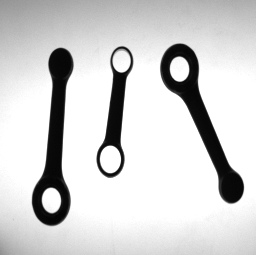
#> input picture data/TESI00.BMP, 256 x 255 px
$ jupyter execute solution.ipynb   (shell and % lines are left out)   (older library calls are emulated)
#> lines starting #> are read from the running program, lines starting #| are printed output that depends on the picture; after the words box and inside, x2 and y2 are one past the last pixel; in counts of white or black regions, pixels touching at a corner belong together
#> further down, image is the input picture: shape (255, 256); min 4, max 255, mean 208.4
[cell 1]
# import libraries
import numpy as np
from matplotlib import pyplot as plt
import cv2
import math

[cell 2]
task1_2_type_result = [
    {"name" : "TESI00.BMP", "types" : {"A" : 2, "B" : 1}},
    {"name" : "TESI01.BMP", "types" : {"A" : 2, "B" : 1}},
    {"name" : "TESI12.BMP", "types" : {"A" : 2, "B" : 1}},
    {"name" : "TESI21.BMP", "types" : {"A" : 1, "B" : 1}},
    {"name" : "TESI31.BMP", "types" : {"A" : 1, "B" : 1}},
    {"name" : "Tesi33.bmp", "types" : {"A" : 2, "B" : 0}},
    {"name" : "TESI44.BMP", "types" : {"A" : 1, "B" : 0}},
    {"name" : "TESI47.BMP", "types" : {"A" : 1, "B" : 1}},
    {"name" : "TESI48.BMP", "types" : {"A" : 1, "B" : 1}},
    {"name" : "TESI49.BMP", "types" : {"A" : 0, "B" : 1}},
    #{"name" : "TESI50.BMP", "types" : {"A" : 2, "B" : 1}},
    #{"name" : "TESI51.BMP", "types" : {"A" : 2, "B" : 1}},
    {"name" : "TESI90.BMP", "types" : {"A" : 1, "B" : 1}},
    {"name" : "TESI92.BMP", "types" : {"A" : 2, "B" : 1}},
    {"name" : "TESI98.BMP", "types" : {"A" : 1, "B" : 1}},
]

[cell 3]
def mn_moment(data, m, n):
    ''' Measure the moments of the image given the order m and n
    Inputs:
        data - the binary image as numpy matrix
        m - order of the vertical axis
        n - order of the horizontal axis
    Output:
        the moment
    '''
    if data is None or data.size == 0 or m is None or n is None:
        raise ValueError("Some required arguments are not correct")

    nrows, ncols = data.shape
    y_indices, x_indices = np.mgrid[:nrows, :ncols]
    return (data * x_indices ** m * y_indices ** n).sum()


def moments_cov(data, centroid):
    ''' Create the covariance matrix using the second order central moments
    Inputs:
        data - the binary image as numpy matrix
        centroid - the centroid coordinate as array or tuple
    Output:
        the covariance matrix containing the moments
    '''
    if data is None or data.size == 0 or centroid is None:
        raise ValueError("Some required arguments are not correct")

    m10 = mn_moment(data, 1, 0)
    m01 = mn_moment(data, 0, 1)
    m00 = mn_moment(data, 0, 0)
    u11 = (mn_moment(data, 1, 1) - centroid[0] * m01) / m00
    u20 = (mn_moment(data, 2, 0) - centroid[0] * m10) / m00
    u02 = (mn_moment(data, 0, 2) - centroid[1] * m01) / m00
    return np.array([[u20, u11], [u11, u02]])

[cell 4]
def contact_points(data, major_equation, minor_equation):
    ''' Find the contact points between major and minor axes parallel lines and the contour of the object
    and measure the width at the barycentre
    Inputs:
        data - the binary image as numpy matrix
        major_equation - numpy array of type [a, b, c] representing the equation of the major axis
        major_equation - numpy array of type [a, b, c] representing the equation of the minor axis
    Outputs:
        c1 - on major axis, negative maximum
        c2 - on major axis, positive maximum
        c3 - on minor axis, negative maximum
        c4 - on minor axis, positive maximum
        barycentre_width - the width at the barycentre (along the minor axis)
    '''
    if data is None or data.size == 0 or major_equation is None or minor_equation is None:
        raise ValueError("Some required arguments are not correct")

    # initialize variables
    min_major_distance = math.inf
    max_major_distance = -math.inf
    min_minor_distance = math.inf
    max_minor_distance = -math.inf
    c1 = None
    c2 = None
    c3 = None
    c4 = None
    min_barycentre_distance = math.inf
    max_barycentre_distance = -math.inf

    # for each point in the image, consider that coordinates could be misleading, moving in columns means changing the horizontal coordiante and vice vers
    for y in range(data.shape[0]):
        for x in range(data.shape[1]):
            if data[y,x] == 255:
                # distance from the major axis as distance of a point to a line
                major_distance = (major_equation[1] * y + major_equation[0] * x + major_equation[2]) / math.sqrt((major_equation[0] ** 2) + (major_equation[1] ** 2))
                # distance from the minor axis as distance of a point to a line
                minor_distance = (minor_equation[1] * y + minor_equation[0] * x + minor_equation[2]) / math.sqrt((minor_equation[0] ** 2) + (minor_equation[1] ** 2))

                # update contact points searching for extremum in both horizontal and vertical axes
                if major_distance < min_major_distance:
                    min_major_distance = major_distance
                    c1 = [x, y]
                if major_distance > max_major_distance:
                    max_major_distance = major_distance
                    c2 = [x, y]
                if minor_distance < min_minor_distance:
                    min_minor_distance = minor_distance
                    c3 = [x, y]
                if minor_distance > max_minor_distance:
                    max_minor_distance = minor_distance
                    c4 = [x, y]

                # if the point is close to the minor axes then it is considered in computing the width at the barycentre
                if abs(minor_distance) < 0.75:
                    # the distances are computed on both directions and summed to obtain the final value
                    if major_distance < min_barycentre_distance:
                        min_barycentre_distance = major_distance
                    if major_distance > max_barycentre_distance:
                        max_barycentre_distance = major_distance

    return c1, c2, c3, c4, abs(min_barycentre_distance) + abs(max_barycentre_distance)

[cell 5]
def line_intersection(p1, p2, m1, m2):
    ''' Intersect 2 lines given 2 points and the associated slopes
    Inputs:
        p1 - first point of first line [x,y]
        p2 - fist point of second line [x,y]
        m1 - slope of first line
        m2 - slope of second line
    Outputs:
        res - an array containing the intersection point of the two lines if exists, an array of np.nan otherwise
    '''
    if p1 is None or p2 is None or m1 is None or m2 is None:
        raise ValueError("Some required arguments are not correct")

    # prepare the matrices to solve the linear system of equations to find the intersection if there is
    a = np.array([[-m1, 1],
                  [-m2, 1]])
    b = np.array([p1[1] - m1 * p1[0], p2[1] - m2 * p2[0]])
    try:
        res = np.linalg.solve(a, b)
    except:
        res = np.array([np.nan, np.nan])

    return res

[cell 6]
minimum_distance_between_barycentres = 5
def task1c_rod_filter(rod_centroid, hole_centroid):
    '''
    Inputs:
        rod_centroid - rod position as numpy array
        hole_centroid - hole position as numpy array
    Outputs:
        True if the rod must be filtered and not considered
    '''
    if rod_centroid is None or rod_centroid.size == 0 or hole_centroid is None or hole_centroid.size == 0:
        raise ValueError("Some required arguments are not correct")

    distance = math.sqrt((hole_centroid[0] - rod_centroid[0])** 2 + (hole_centroid[1] - rod_centroid[1])** 2)
    if distance < minimum_distance_between_barycentres:
        return True
    return False

# measured empirically
area_threshold = 11
def task2c_rod_filter(rod_info):
    '''
    Inputs:
        rod_info - a numpy array containing information on the blob retrievable from the opencv connectedComponentsWithStats function
    Outputs:
        True if the rod must be filtered and not considered
    '''

    # if the area is below the threshold the blob must be filtered
    if rod_info is None or rod_info.size == 0:
        raise ValueError("Some required arguments are not correct")

    if rod_info[4] < area_threshold:
        return True
    return False


def preprocessing(image, allow_print=True):
    ''' operations: Otsu -> closing -> opening -> dilation
    Inputs:
        image - the image to preprocess as numpy matrix
        allow_print - True print preprocessing results
    Outputs:
        the preprocessed image
    '''
#> called with allow_print = False
    if image is None or image.size == 0 or allow_print is None:
        raise ValueError("Some required arguments are not correct")

    if allow_print:
        f = plt.figure(figsize=(10,10))
        ax = f.add_subplot(221)
        plt.title("Original")
        ax.imshow(image)

    # segmentation
    task2c_ret_otsu, task2c_th_otsu = cv2.threshold(image, 0, 255, cv2.THRESH_BINARY_INV + cv2.THRESH_OTSU)
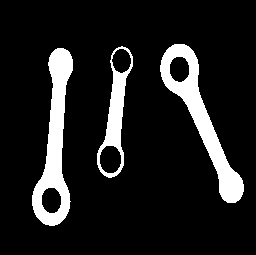
#> task2c_th_otsu: shape (255, 256); 12.3% white; 3 white regions, box (x1, y1, x2, y2) and area: (32, 48, 73, 226) 3265, (160, 44, 244, 203) 3248, (97, 46, 133, 178) 1492
#> task2c_ret_otsu = 127

    # close it
    task2c_kernel = cv2.getStructuringElement(cv2.MORPH_CROSS, (2,2))

    closed = cv2.morphologyEx(task2c_th_otsu, cv2.MORPH_CLOSE, task2c_kernel)
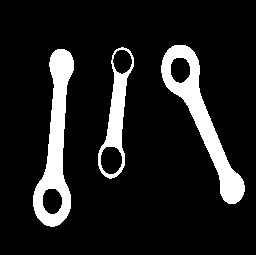
#> closed: shape (255, 256); 12.3% white; 3 white regions, box (x1, y1, x2, y2) and area: (33, 49, 74, 227) 3270, (161, 45, 245, 204) 3253, (98, 47, 134, 179) 1496
    if allow_print:
        ax = f.add_subplot(222)
        plt.title("Closing")
        ax.imshow(closed)

    # then open it
    opened = cv2.morphologyEx(closed, cv2.MORPH_OPEN, task2c_kernel)
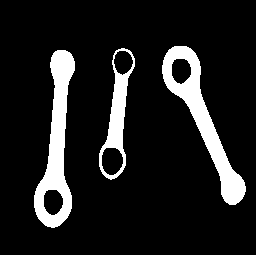
#> opened: shape (255, 256); 12.3% white; 3 white regions, box (x1, y1, x2, y2) and area: (34, 50, 75, 228) 3276, (162, 46, 246, 205) 3258, (99, 48, 135, 180) 1502
    if allow_print:
        ax = f.add_subplot(223)
        plt.title("Opening")
        ax.imshow(opened)

    # and finally dilate it
    task2c_dilation_kernel = cv2.getStructuringElement(cv2.MORPH_RECT, (2,2))
    dilated = cv2.dilate(opened, task2c_dilation_kernel, iterations = 1)
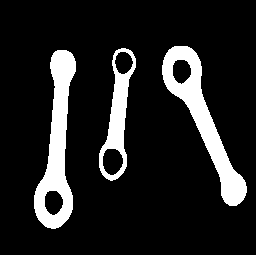
#> dilated: shape (255, 256); 13.6% white; 3 white regions, box (x1, y1, x2, y2) and area: (34, 50, 76, 229) 3552, (162, 46, 247, 206) 3546, (99, 48, 136, 181) 1766
    if allow_print:
        ax = f.add_subplot(224)
        plt.title("Dilation")
        ax.imshow(dilated)
        plt.show()

    return dilated

[cell 7]
def main(image):
    ''' The core of the project, contains the main algorithm to solve the problem
    Inputs:
        image - the image to be processed as numpy matrix
    Outputs:
        rods - list of dictionaries containing all the results for each rod
    '''
    if image is None or image.size == 0:
        raise ValueError("Some required arguments are not correct")

    # Preprocess image
    image = preprocessing(image, False)

    # find rods as connected components using a specific connectivity value
    rod_connectivity = 4

    # rod_num, is the number of rods
    # rod_labelled_image, is the original image where each pixel is sunstituted by the correct label
    # rod_info, contains some informations about the blobs, as the area
    # rod_centroids, contains the centroid of each blob
    rod_num, rod_labelled_image, rod_info, rod_centroids = cv2.connectedComponentsWithStats(image, rod_connectivity, cv2.CV_32S)
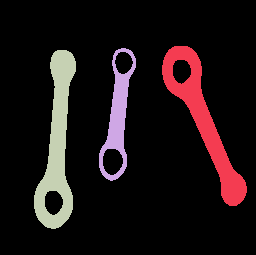
#> rod_labelled_image: shape (255, 256) int32; 4 distinct labels, from 0 to 3; one colour per label, 0 black
#> rod_num = 4; rod_info = [[0, 0, 256, 255, 56416], [162, 46, 85, 160, 3546], [99, 48, 37, 133, 1766], [34, 50, 42, 179, 3552]]; rod_centroids = [[127.5, 126.7], [203.3, 120.4], [117.5, 116], [57, 144.1]]
    labels = np.unique(rod_labelled_image)
#> labels = [0, 1, 2, 3]
    print("Labels found {}".format(rod_num))
#| Labels found 4

    # consider as a background the blob with maximum area
    background_label = np.argmax(rod_info[:,4])
#> background_label = 0

    # rods is a list of dictionaries containing the requested information for each rod
    rods = []

    # for each label, so rod
    for label in labels:
        # exclude background and rods with area below threshold
        if label != background_label and not task2c_rod_filter(rod_info[label]):

            # create a binary image from the original one considering the labelled image: only the current rod will have the foreground value
            rod_image = image.copy()
            rod_image[rod_labelled_image == label] = 255
            rod_image[rod_labelled_image != label] = 0

            # create a binary image from the binary of the rod as its negative: only the holes of the current rod will have the foreground value
            hole_image = 255 - rod_image

            # find holes as connected components
            hole_connectivity = 4
            hole_num, hole_labelled_image, hole_info, hole_centroids = cv2.connectedComponentsWithStats(hole_image, hole_connectivity, cv2.CV_32S)

            # exclude background and rod
            ignore_index = (np.argsort(hole_info[:,4])[::-1])[0:2]

            rod = {"index":label}
            rods.append(rod)

            rods[-1]["area"] = rod_info[label][4]
            rods[-1]["centroid"] = rod_centroids[label].round().astype(np.int)

            rods[-1]["holes"] = []

            counter = 0
            # iterating the holes if two are found then the rod is labelled, if more than 2 are found an error is raised
            for index, area in enumerate(hole_info[:,4]):
                if not (index in ignore_index) :
                    rods[-1]["holes"].append({"diameter":round(math.sqrt((area / math.pi)) * 2, 2), "centre":hole_centroids[index].round().astype(np.int)})
                    if counter == 0:
                        rods[-1]["type"] = "A"
                        counter += 1
                    elif counter == 1:
                        rods[-1]["type"] = "B"
                        counter += 1
                    elif counter > 1:
                        raise Exception("Error too many holes in a single rod index {}".format(index))

            # ignore rods without holes
            if rods[-1]["holes"] == []:
                del rods[-1]
                continue

            # ignore washers
            if rods[-1]["type"] == "A" and task1c_rod_filter(rod_centroids[label], rods[-1]["holes"][0]["centre"]):
                del rods[-1]["holes"]
                del rods[-1]
                continue

            # use covariance matrix to find major and minor axes
            cov = moments_cov(rod_image, rods[-1]["centroid"])
            eigenvalues, eigenvectors = np.linalg.eig(cov)
            sort_indices = np.argsort(eigenvalues)[::-1]
            major_axes = eigenvectors[:, sort_indices[0]]
            minor_axes = eigenvectors[:, sort_indices[1]]

            # find alpha and beta to compute the major and minor axes equations
            alpha = major_axes[1]
            beta = major_axes[0]

            # find theta
            theta = -0.5 * math.atan2((2 * cov[0,1]), (cov[0,0] - cov[1,1]))
            rods[-1]["angle"] = round(math.degrees(theta), 2)

            # store major and minor equations
            major_equation = [alpha, -beta, beta * rods[-1]["centroid"][1] - alpha * rods[-1]["centroid"][0]]
            minor_equation = [beta, alpha, -beta * rods[-1]["centroid"][0] - alpha * rods[-1]["centroid"][1]]

            # find contact points and width at the barycentre
            c1, c2, c3, c4, barycentre_width = contact_points(rod_image, major_equation, minor_equation)
            rods[-1]["baricentre_width"] = round(barycentre_width, 2)

            # compute MER vertices
            v1 = line_intersection(c1, c3, -major_equation[0] / major_equation[1], -minor_equation[0] / minor_equation[1])
            v2 = line_intersection(c1, c4, -major_equation[0] / major_equation[1], -minor_equation[0] / minor_equation[1])
            v3 = line_intersection(c2, c3, -major_equation[0] / major_equation[1], -minor_equation[0] / minor_equation[1])
            v4 = line_intersection(c2, c4, -major_equation[0] / major_equation[1], -minor_equation[0] / minor_equation[1])

            # measure length and width
            rods[-1]["lenght"] = round(math.sqrt(((v1[0] - v2[0])**2) + ((v1[1] - v2[1])**2)), 2)
            rods[-1]["width"] = round(math.sqrt(((v1[0] - v3[0])**2) + ((v1[1] - v3[1])**2)), 2)

            # Draw
            # MER
            plt.plot([v1[0], v2[0]], [v1[1], v2[1]], color="#0000ff") #blue
            plt.plot([v2[0], v4[0]], [v2[1], v4[1]], color="#ff0000") #red
            plt.plot([v3[0], v1[0]], [v3[1], v1[1]], color="#c932c1") #purple
            plt.plot([v4[0], v3[0]], [v4[1], v3[1]], color="#00ff00") #green

            # Major and minor axes
            scale = 20
            plt.plot([major_axes[0] * -scale * 2 + rods[-1]["centroid"][0], major_axes[0] * scale * 2 + rods[-1]["centroid"][0]],
                     [major_axes[1] * -scale * 2 + rods[-1]["centroid"][1], major_axes[1] * scale * 2 + rods[-1]["centroid"][1]], color='black')
            plt.plot([minor_axes[0] * -scale + rods[-1]["centroid"][0], minor_axes[0] * scale + rods[-1]["centroid"][0]],
                     [minor_axes[1] * -scale + rods[-1]["centroid"][1], minor_axes[1] * scale + rods[-1]["centroid"][1]], color='black')
            plt.imshow(rod_image)
            plt.show()
            print(rods[-1])
#> this loop made 4 passes
#> (hole_num, hole_centroids, rod, distance in task1c_rod_filter, m10 in moments_cov, m01 in moments_cov, m00 in moments_cov, u11 in moments_cov) on passes 2, 4: (3, [[203.3, 120.4], [122.8, 127.7], [181.1, 70.63]], {'index': 1}, 54.18, 183808590, 108858735, 904230, 963.8), (3, [[57, 144.1], [132, 125.6], [53.08, 201.9]], {'index': 3}, 58.08, 51626025, 130482225, 905760, -203.1)
#> (hole_num, hole_centroids, rod, m10 in moments_cov, m01 in moments_cov, m00 in moments_cov, u11 in moments_cov, u20 in moments_cov) on pass 3: (4, [[117.5, 116], [127.9, 127.4], [123.2, 62.19], [112, 160.9]], {'index': 2}, 52907145, 52222470, 450330, -80.06, 113.1)
#> (printed output is left out)
#> pass 2, in main, `hole_num, hole_labelled_image, hole_info, hole_centroids = cv2.connect..`:
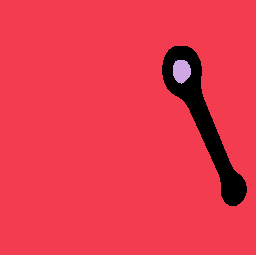
#> hole_labelled_image: shape (255, 256) int32; 3 distinct labels, from 0 to 2; one colour per label, 0 black
#> pass 2, in mn_moment, `y_indices, x_indices = np.mgrid[:nrows, :ncols]`:
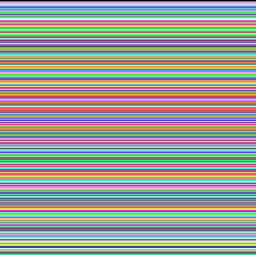
#> y_indices: shape (255, 256) int64; 255 distinct labels, from 0 to 254; one colour per label, 0 black
#> pass 2, in mn_moment, `y_indices, x_indices = np.mgrid[:nrows, :ncols]`:
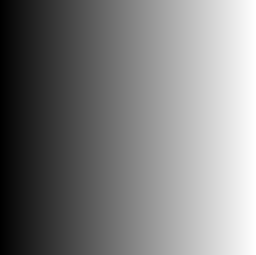
#> x_indices: shape (255, 256) int64; min 0, max 255, mean 127.5
#> pass 2, in main, `plt.show()`:
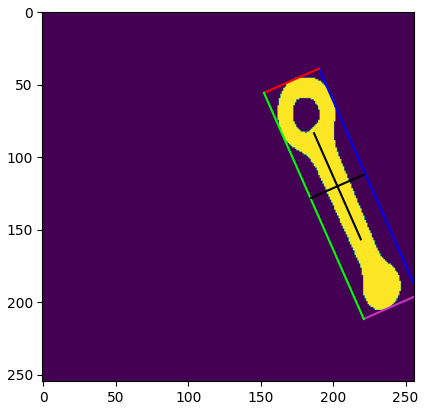
#> figure drawn by matplotlib, 1 panel
#> after the loop:
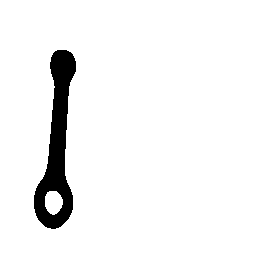
#> hole_image: shape (255, 256); 94.6% white; 1 black region, box (x1, y1, x2, y2) and area: (34, 50, 76, 229) 3552
#> after the loop, rods = 3 items
    return rods

[cell 8]
# Change index to test
index = 0
image = cv2.imread("../data/" + task1_2_type_result[index]["name"], cv2.IMREAD_GRAYSCALE)
main(image)

$ run again, with data/TESI51.BMP copied over data/TESI00.BMP
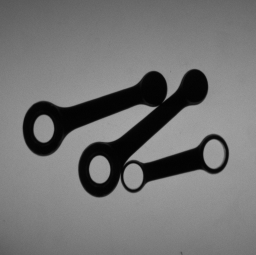
#> input picture data/TESI51.BMP, 256 x 255 px
#> image is the input picture: shape (255, 256); min 2, max 167, mean 115
#> task2c_th_otsu: shape (255, 256); 14.6% white; 1 white region, box (x1, y1, x2, y2) and area: (23, 69, 229, 197) 9561
#> task2c_ret_otsu = 71
#> closed: shape (255, 256); 14.6% white; 1 white region, box (x1, y1, x2, y2) and area: (24, 70, 230, 198) 9556
#> opened: shape (255, 256); 14.6% white; 1 white region, box (x1, y1, x2, y2) and area: (25, 71, 231, 199) 9549
#> dilated: shape (255, 256); 15.9% white; 1 white region, box (x1, y1, x2, y2) and area: (25, 71, 232, 200) 10375
#> rod_num = 2; rod_info = [[0, 0, 256, 255, 54905], [25, 71, 207, 129, 10375]]; rod_centroids = [[127.1, 126], [129.5, 132.4]]
#> labels = [0, 1]
#| Labels found 2
#> background_label = 0
#> the loop in main, `for label in labels:` made 2 passes
#> (hole_connectivity, hole_num, rod) on pass 2: (4, 6, {'index': 1})
#> pass 2, in main, `hole_num, hole_labelled_image, hole_info, hole_centroids = cv2.connect..`:
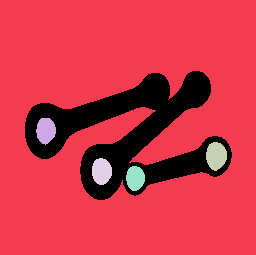
#> hole_labelled_image: shape (255, 256) int32; 6 distinct labels, from 0 to 5; one colour per label, 0 black
#> after the loop in main, `for label in labels:`: rods = 1 item
